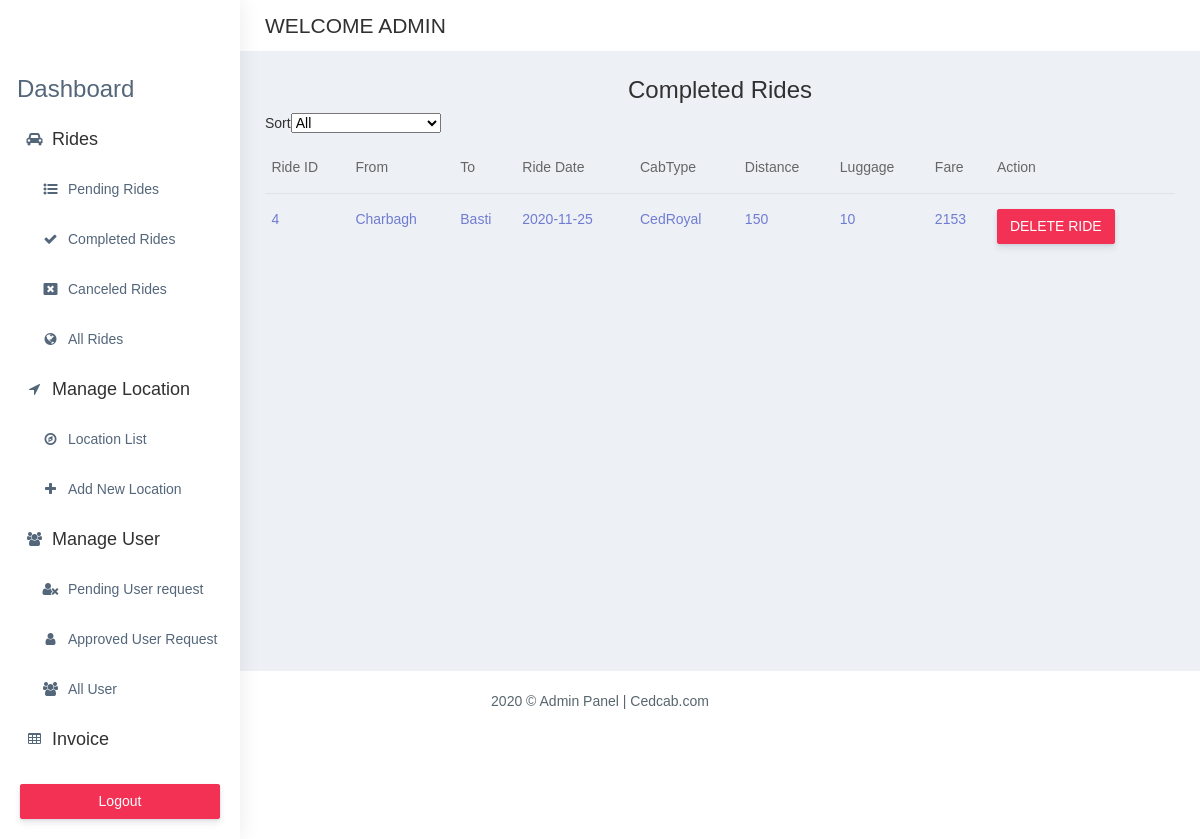
Screenshot of /admin/pastRides.php (signed in) with the database file from the repository.
### tables this page shows
CREATE TABLE `tbl_ride` (
  `ride_id` int(20) NOT NULL,
  `ride_date` date NOT NULL,
  `fromLocation` varchar(50) NOT NULL,
  `toLocation` varchar(50) NOT NULL,
  `cabtype` varchar(50) NOT NULL,
  `total_distance` varchar(50) NOT NULL,
  `luggage` varchar(50) NOT NULL,
  `total_fare` varchar(50) NOT NULL,
  `status` int(20) NOT NULL,
  `customer_user_id` varchar(50) NOT NULL,
  `is_deleted` tinyint(1) NOT NULL
);

### ride.class.php (called while the page is built, shortened)
<?php
class Ride
{
    public $conn;
    public function __construct()
    {
        $this->conn = mysqli_connect(DB_SERVER, DB_USER, DB_PASS, DB_NAME) or die('Connection Error! ' . mysqli_error($this->conn));
    }
        public function pastRide(){
            $query=mysqli_query($this->conn,"SELECT *FROM tbl_ride where status='2' AND is_deleted='0'");
            $result=$query->num_rows;
            if($result>0){
               return $query;
            }
        }
}
?>

### admin/pastRides.php (the view, shortened to what this page needs)
<?php
include_once '../ride.class.php';
$rideRequest=new Ride();
?>
<?php include_once './sidebar.php'?>
        <div class="container-fluid">
            <h2 class="text-center">Completed Rides</h2>
                            <div class="table-responsive">
                                <table class="table no-wrap">
                                <label>Sort</label> <select id="sort" name="sort">
                                        <option value="All_Data">All</option>
                                    </select>
                                    <thead>
                                        <tr>
                                            <th class="border-top-0">Ride ID</th>
                                            <th class="border-top-0">From</th>
                                            <th class="border-top-0">To</th>
                                            <th class="border-top-0">Ride Date</th>
                                            <th class="border-top-0">CabType</th>
                                            <th class="border-top-0">Distance</th>
                                            <th class="border-top-0">Luggage</th>
                                            <th class="border-top-0">Fare</th>
                                            <th class="border-top-0">Action</th>
                                        </tr>
                                    </thead>
                                    <tbody id="tablebody">
                                       <?php
                                       $data=$rideRequest->pastRide();
                                       foreach($data as $element) {
                                        $rideID=$element['ride_id'];
                                        $fromLocation=$element['fromLocation'];
                                        $toLocation=$element['toLocation'];
                                        $rideDate=$element['ride_date'];
                                        $cabType=$element['cabtype'];
                                        $distance=$element['total_distance'];
                                        $luggage=$element['luggage'];
                                        $fare=$element['total_fare'];
                                        $html="<tr>";
                                        $html.="<td class='text-purple'>$rideID</td>";
                                        $html.="<td class='text-purple'>$fromLocation</td>";
                                        $html.="<td class='text-purple'>$toLocation</td>";
                                        $html.="<td class='text-purple'>$rideDate</td>";
                                        $html.="<td class='text-purple'>$cabType</td>";
                                        $html.="<td class='text-purple'>$distance</td>";
                                        $html.="<td class='text-purple'>$luggage</td>";
                                        $html.="<td class='text-purple'>$fare</td>";
                                        $html.="<td><a href='pastRides.php?del_id=$rideID' class='btn btn-danger'>DELETE RIDE</a></td>";
                                        $html.="</tr>";
                                        echo $html;
                                       }
                                       ?>
                                    </tbody>
                                </table>
                            </div>
                        </div>
                    </div>
                </div>
            <footer class="footer text-center"> 2020 © Admin Panel | Cedcab.com
            </footer>
</body>
</html>

### rows the page displays
tbl_ride: ride_id "4", fromLocation "Charbagh", toLocation "Basti", ride_date "2020-11-25", cabtype "CedRoyal", total_distance "150", luggage "10", total_fare "2153"
